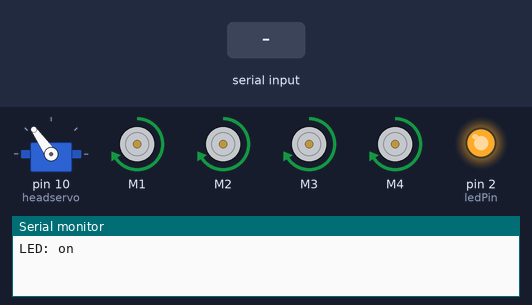
This sketch was run on a simulated Arduino Uno, built with avr-gcc and run on an emulated ATmega328P. Shown: servo, 4 × DC motor (green arrow = forward, orange = backward, longer = faster), output pins drawn as LEDs (lit = HIGH), the last lines printed to the serial monitor. Inputs (shaded band) come from the test bench.

Above: at 2.2 s.
2.3 s: "0" received over Serial
At 10.8 s:
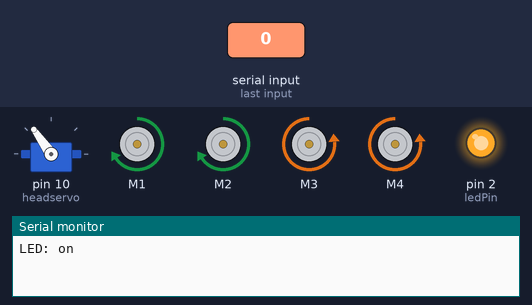
At 16.1 s:
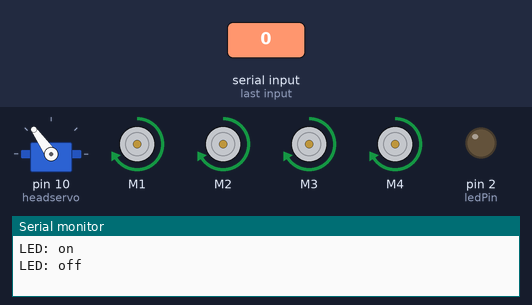
16.3 s: "1" received over Serial
At 34.4 s:
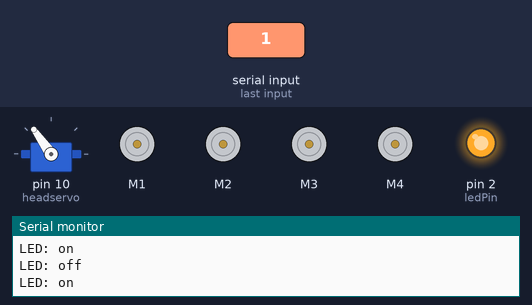
Timing chart, 0 to 36.1 s (numbered marks = the images above; inputs shaded):
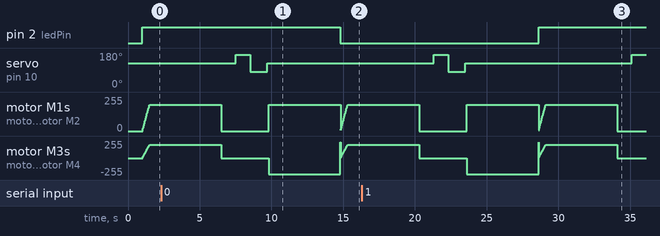

The sketch:

_20170330_motorshield.code.ino
```cpp
#include <AFMotor.h>      //add Adafruit Motor Shield library
#include <Servo.h>        //add Servo Motor library

  #define MAX_SPEED 200 // sets speed of DC traction motors to 150/250 or about 70% of full speed - to get power drain down.
  #define MAX_SPEED_OFFSET 40 // this sets offset to allow for differences between the two DC traction motors

  AF_DCMotor leftMotor1(1, MOTOR12_1KHZ); // create motor #1 using M1 output on Motor Drive Shield, set to 1kHz PWM frequency
  AF_DCMotor leftMotor2(2, MOTOR12_1KHZ); // create motor #2, using M2 output, set to 1kHz PWM frequency
  AF_DCMotor rightMotor1(3, MOTOR34_1KHZ); // create motor #3, using M3 output, set to 1kHz PWM frequency
  AF_DCMotor rightMotor2(4, MOTOR34_1KHZ); // create motor #4, using M4 output, set to 1kHz PWM frequency
  Servo headservo;  // create servo object to control a head servo

  String motorSet = "";
  int speedSet = 0;
  int ledPin = 2; // usamos un pin de salida al LED
  int state = '1'; // Variable lectrura serial

void setup() {
  // put your setup code here, to run once:
  headservo.attach(10);  // attaches the servo on pin 10 (SERVO_1 on the Motor Drive Shield to the servo object
  headservo.write(125); // tells the servo to position at 90-degrees ie. facing forward.
  delay(1000); // delay for one seconds

    pinMode(ledPin, OUTPUT);   // Declara pin de Salida
    digitalWrite(ledPin, LOW); // Normalmente Apagado
    Serial.begin(9600);

}

void loop() {
 //si el modulo a manda dato, guardarlo en estado.
  if(Serial.available() > 0){
       state = Serial.read();
  } // esta parte del código es para solo 1 Carácter o Unidad.

 // si el estado es 0 ese sería Apagado “OFF”
 if (state == '0') {
    digitalWrite(ledPin, LOW);
    Serial.println("LED: off");
 }
  // de lo contrario si el estado es 1 ese sería Encendido “ON”
 else
 if (state == '1') {
     digitalWrite(ledPin, HIGH);
     Serial.println("LED: on");
 }

//  curDist = readPing();   // read distance
//  if (curDist < COLL_DIST) {changePath();}  // if forward is blocked change direction
  moveForward();  // move forward
  delay(5000);
  moveStop();     // stop
  delay(500);
//  moveBackward();
  delay(500);

  changePath();
  turnAround();
  }


void changePath() {
  moveStop();   // stop forward movement
  headservo.write(170);  // check distance to the right
    delay(500);
//    rightDistance = readPing(); //set right distance
    delay(500);
    headservo.write(80);  // check distace to the left
    delay(700);
//    leftDistance = readPing(); //set left distance
    delay(500);
    headservo.write(125); //return to center
    delay(100);
//    compareDistance();
  }


void moveStop() {
  leftMotor1.run(RELEASE);
  leftMotor2.run(RELEASE);
  rightMotor1.run(RELEASE);
  rightMotor2.run(RELEASE);
}

void moveForward() {
    motorSet = "FORWARD";
    leftMotor1.run(FORWARD);      // turn it on going forward
    leftMotor2.run(FORWARD);      // turn it on going forward
    rightMotor1.run(FORWARD);     // turn it on going forward
    rightMotor2.run(FORWARD);     // turn it on going forward
  for (speedSet = 0; speedSet < MAX_SPEED; speedSet +=2) // slowly bring the speed up to avoid loading down the batteries too quickly
  {
    leftMotor1.setSpeed(speedSet);
    leftMotor2.setSpeed(speedSet);
    rightMotor1.setSpeed(speedSet);
    rightMotor2.setSpeed(speedSet);
    delay(5);
  }
}

void moveBackward() {
    motorSet = "BACKWARD";
    leftMotor1.run(BACKWARD);     // turn it on going backward
    leftMotor2.run(BACKWARD);     // turn it on going backward
    rightMotor1.run(BACKWARD);    // turn it on going backward
    rightMotor2.run(BACKWARD);    // turn it on going backward
  for (speedSet = 0; speedSet < MAX_SPEED; speedSet +=2) // slowly bring the speed up to avoid loading down the batteries too quickly
  {
    leftMotor1.setSpeed(speedSet);
    leftMotor2.setSpeed(speedSet);
    rightMotor1.setSpeed(speedSet);
    rightMotor2.setSpeed(speedSet);
    delay(5);
  }
}
void turnRight() {
  motorSet = "RIGHT";
  leftMotor1.run(FORWARD);      // turn motor 1 forward
  leftMotor2.run(FORWARD);      // turn motor 2 forward
  rightMotor1.run(BACKWARD);    // turn motor 3 backward
  rightMotor2.run(BACKWARD);    // turn motor 4 backward
  rightMotor1.setSpeed(speedSet+MAX_SPEED_OFFSET);
  rightMotor2.setSpeed(speedSet+MAX_SPEED_OFFSET);
  delay(1500); // run motors this way for 1500
  motorSet = "FORWARD";
  leftMotor1.run(FORWARD);      // set both motors back to forward
  leftMotor2.run(FORWARD);
  rightMotor1.run(FORWARD);
  rightMotor2.run(FORWARD);
}
//-------------------------------------------------------------------------------------------------------------------------------------
void turnLeft() {
  motorSet = "LEFT";
  leftMotor1.run(BACKWARD);      // turn motor 1 backward
  leftMotor2.run(BACKWARD);      // turn motor 2 backward
  leftMotor1.setSpeed(speedSet+MAX_SPEED_OFFSET);
  leftMotor2.setSpeed(speedSet+MAX_SPEED_OFFSET);
  rightMotor1.run(FORWARD);     // turn motor 3 forward
  rightMotor2.run(FORWARD);     // turn motor 4 forward
  delay(1500); // run motors this way for 1500
  motorSet = "FORWARD";
  leftMotor1.run(FORWARD);      // turn it on going forward
  leftMotor2.run(FORWARD);      // turn it on going forward
  rightMotor1.run(FORWARD);     // turn it on going forward
  rightMotor2.run(FORWARD);     // turn it on going forward
}
//-------------------------------------------------------------------------------------------------------------------------------------
void turnAround() {
  motorSet = "RIGHT";
  leftMotor1.run(FORWARD);      // turn motor 1 forward
  leftMotor2.run(FORWARD);      // turn motor 2 forward
  rightMotor1.run(BACKWARD);    // turn motor 3 backward
  rightMotor2.run(BACKWARD);    // turn motor 4 backward
  rightMotor1.setSpeed(speedSet+MAX_SPEED_OFFSET);
  rightMotor2.setSpeed(speedSet+MAX_SPEED_OFFSET);
  delay(5000); // run motors this way for long interval
  motorSet = "FORWARD";
  leftMotor1.run(FORWARD);      // set both motors back to forward
  leftMotor2.run(FORWARD);
  rightMotor1.run(FORWARD);
  rightMotor2.run(FORWARD);
}
```

Measured:
- after the input at 2.3 s, pin 2 (ledPin): HIGH → LOW after 12.5 s
- after the input at 16.3 s, pin 2 (ledPin): LOW → HIGH after 12.3 s
